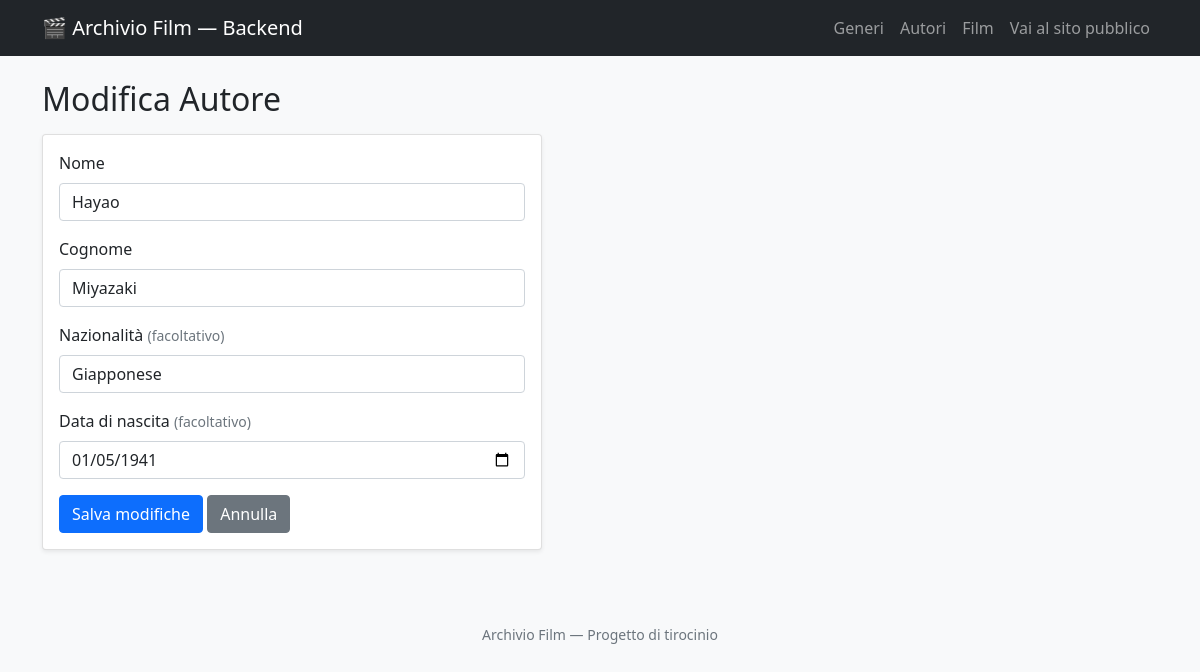
/backend/autori/modifica.php?id=2, run on the app's committed database.
### tables this page shows
CREATE TABLE autori (
  id_autore INT AUTO_INCREMENT PRIMARY KEY,
  nome VARCHAR(60) NOT NULL,
  cognome VARCHAR(60) NOT NULL,
  nazionalita VARCHAR(60),
  data_nascita DATE
);

### backend/autori/modifica.php (the view, shortened to what this page needs)
<?php
require "../../config/db.php";
$id = $_GET['id'] ?? $_POST['id'] ?? null;
$errori = [];
if ($_SERVER['REQUEST_METHOD'] === 'POST') {
    $nome = trim($_POST['nome'] ?? '');
    $cognome = trim($_POST['cognome'] ?? '');
    $nazionalita = trim($_POST['nazionalita'] ?? '');
    $data_nascita = trim($_POST['data_nascita'] ?? '');
    if ($nome === '') {
        $errori[] = "Il nome è obbligatorio.";
    }
    if ($cognome === '') {
        $errori[] = "Il cognome è obbligatorio.";
    }
    if ($data_nascita !== '' && !preg_match('/^\d{4}-\d{2}-\d{2}$/', $data_nascita)) {
        $errori[] = "La data di nascita non è in un formato valido.";
    }
    if (empty($errori)) {
        $nazionalita_db = $nazionalita !== '' ? $nazionalita : null;
        $data_nascita_db = $data_nascita !== '' ? $data_nascita : null;
        $sql = "UPDATE autori SET nome = ?, cognome = ?, nazionalita = ?, data_nascita = ? WHERE id_autore = ?";
        $stmt = mysqli_prepare($conn, $sql);
        mysqli_stmt_bind_param($stmt, "ssssi", $nome, $cognome, $nazionalita_db, $data_nascita_db, $id);
        mysqli_stmt_execute($stmt);
        header("Location: elenco.php");
        exit;
    }
} else {
    $sql = "SELECT nome, cognome, nazionalita, data_nascita FROM autori WHERE id_autore = ?";
    $stmt = mysqli_prepare($conn, $sql);
    mysqli_stmt_bind_param($stmt, "i", $id);
    mysqli_stmt_execute($stmt);
    $risultato = mysqli_stmt_get_result($stmt);
    $autore = mysqli_fetch_assoc($risultato);
    $nome = $autore['nome'];
    $cognome = $autore['cognome'];
    $nazionalita = $autore['nazionalita'] ?? '';
    $data_nascita = $autore['data_nascita'] ?? '';
}
require "../../includes/header.php";
?>
<h2 class="mb-3">Modifica Autore</h2>
<div class="card shadow-sm" style="max-width: 500px;">
  <div class="card-body">
    <form method="POST" action="modifica.php">
      <div class="mb-3">
        <label for="nome" class="form-label">Nome</label>
        <input type="text" id="nome" name="nome" class="form-control" value="<?= htmlspecialchars($nome) ?>">
      </div>
      <div class="mb-3">
        <label for="cognome" class="form-label">Cognome</label>
        <input type="text" id="cognome" name="cognome" class="form-control" value="<?= htmlspecialchars($cognome) ?>">
      </div>
      <div class="mb-3">
        <label for="nazionalita" class="form-label">Nazionalità <span class="text-muted small">(facoltativo)</span></label>
        <input type="text" id="nazionalita" name="nazionalita" class="form-control" value="<?= htmlspecialchars($nazionalita) ?>">
      </div>
      <div class="mb-3">
        <label for="data_nascita" class="form-label">Data di nascita <span class="text-muted small">(facoltativo)</span></label>
        <input type="date" id="data_nascita" name="data_nascita" class="form-control" value="<?= htmlspecialchars($data_nascita) ?>">
      </div>
      <button type="submit" class="btn btn-primary">Salva modifiche</button>
      <a href="elenco.php" class="btn btn-secondary">Annulla</a>
    </form>
  </div>
</div>
<?php require "../../includes/footer.php"; ?>

### data on the page
autori: nome "Hayao", cognome "Miyazaki", nazionalita "Giapponese", data_nascita "01/05/1941"
